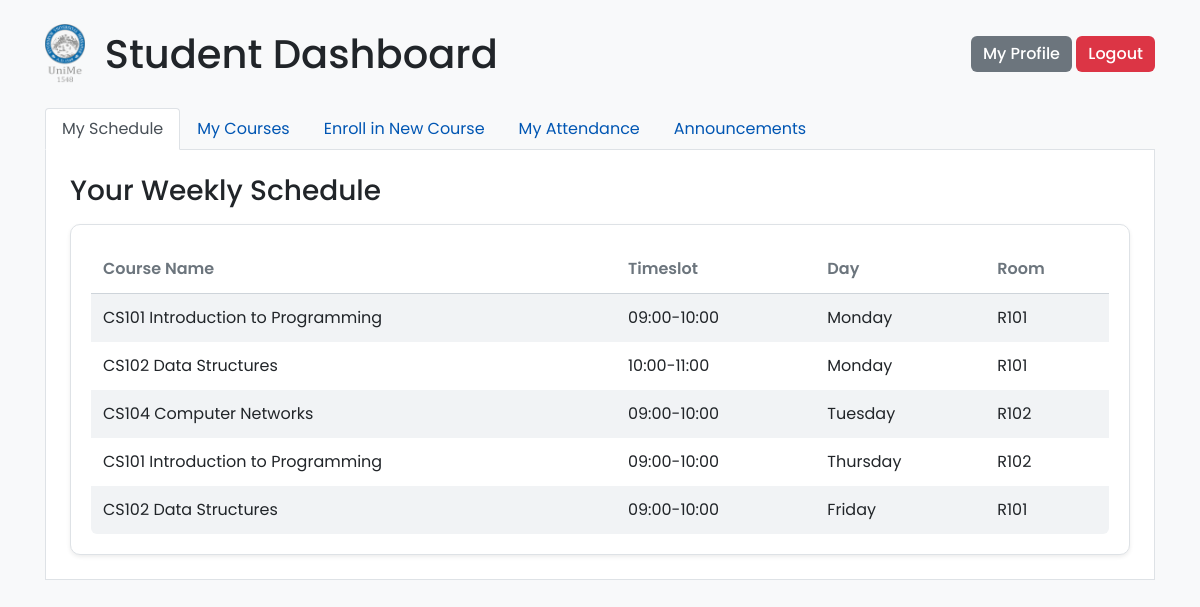
The page /student_dashboard.php (signed in) on the database its author committed.
### tables this page shows
CREATE TABLE `schedules` (
  `id` int(11) NOT NULL AUTO_INCREMENT,
  `course_id` int(11) DEFAULT NULL,
  `room_id` int(11) DEFAULT NULL,
  `timeslot` varchar(255) DEFAULT NULL,
  `day_of_week` varchar(255) DEFAULT NULL,
  PRIMARY KEY (`id`),
  UNIQUE KEY `uniq_room_slot` (`room_id`,`day_of_week`,`timeslot`),
  KEY `course_id` (`course_id`),
  CONSTRAINT `schedules_ibfk_1` FOREIGN KEY (`course_id`) REFERENCES `courses` (`id`),
  CONSTRAINT `schedules_ibfk_2` FOREIGN KEY (`room_id`) REFERENCES `rooms` (`id`)
);

CREATE TABLE `courses` (
  `id` int(11) NOT NULL AUTO_INCREMENT,
  `name` varchar(255) NOT NULL,
  `description` text DEFAULT NULL,
  `credits` int(11) DEFAULT NULL,
  `teacher_id` int(11) DEFAULT NULL,
  PRIMARY KEY (`id`),
  KEY `fk_teacher` (`teacher_id`),
  CONSTRAINT `fk_teacher` FOREIGN KEY (`teacher_id`) REFERENCES `users` (`id`)
);

CREATE TABLE `rooms` (
  `id` int(11) NOT NULL AUTO_INCREMENT,
  `name` varchar(255) NOT NULL,
  `capacity` int(11) DEFAULT NULL,
  PRIMARY KEY (`id`)
);

### app/Repositories/EnrollmentRepository.php (called while the page is built, shortened)
<?php
class EnrollmentRepository {
    public function getDetailedSchedule(mysqli $db, int $studentId): array {
        $sql = "SELECT c.id AS course_id, c.name AS course_name, s.day_of_week, s.timeslot, r.name AS room_name
                FROM enrollments e
                JOIN courses c ON e.course_id = c.id
                JOIN schedules s ON c.id = s.course_id
                JOIN rooms r ON s.room_id = r.id
                WHERE e.student_id = ?
                ORDER BY FIELD(s.day_of_week,'Monday','Tuesday','Wednesday','Thursday','Friday'), s.timeslot";
        $stmt = $db->prepare($sql);
        $stmt->bind_param("i",$studentId);
        $stmt->execute();
        return $stmt->get_result()->fetch_all(MYSQLI_ASSOC);
    }
}

### student_dashboard.php (the view, shortened to what this page needs)
<?php
require_once __DIR__ . '/app/bootstrap.php';
require_once __DIR__ . '/app/Repositories/EnrollmentRepository.php';
$user_id  = (int) $_SESSION['user_id'];
$enrollRepo = new EnrollmentRepository();
$my_detailed_schedule = $enrollRepo->getDetailedSchedule($conn, $user_id);
?>
<!DOCTYPE html>
<html>
<head>
    <link rel="stylesheet" href="https://maxcdn.bootstrapcdn.com/bootstrap/4.5.2/css/bootstrap.min.css">
    <link rel="stylesheet" href="https://cdnjs.cloudflare.com/ajax/libs/font-awesome/5.15.3/css/all.min.css">
    <link rel="stylesheet" href="css/styles.css">
</head>
<body>
    <div class="container my-4">
        <div class="d-flex justify-content-between align-items-center mb-4">
            <div class="d-flex align-items-center">
                <img src="images/logo.png" alt="UniMe Logo" style="height: 60px; margin-right: 20px; object-fit: contain;">
                <h1 class="m-0">Student Dashboard</h1>
            </div>
            <div>
                <a href="profile.php" class="btn btn-secondary">My Profile</a>
                <a href="logout.php" class="btn btn-danger">Logout</a>
            </div>
        </div>
        <ul class="nav nav-tabs" id="studentTab" role="tablist">
            <li class="nav-item"><a class="nav-link active" id="schedule-tab" data-toggle="tab" href="#schedule" role="tab">My Schedule</a></li>
            <li class="nav-item"><a class="nav-link" id="my-courses-tab" data-toggle="tab" href="#my-courses" role="tab">My Courses</a></li>
            <li class="nav-item"><a class="nav-link" id="enroll-tab" data-toggle="tab" href="#enroll" role="tab">Enroll in New Course</a></li>
            <li class="nav-item"><a class="nav-link" id="attendance-tab" data-toggle="tab" href="#attendance" role="tab">My Attendance</a></li>
            <li class="nav-item"><a class="nav-link" id="announcements-tab" data-toggle="tab" href="#announcements" role="tab">Announcements</a></li>
        </ul>
        <div class="tab-content bg-white p-4 border border-top-0" id="studentTabContent">
            <div class="tab-pane fade show active" id="schedule" role="tabpanel">
                <h3 class="mb-3">Your Weekly Schedule</h3>
                <div class="card"><div class="card-body table-responsive">
                    <?php if (empty($my_detailed_schedule)): ?>
                        <p class="text-secondary text-center my-3">Your schedule is empty. Enroll in a course to see it here.</p>
                    <?php else: ?>
                        <table class="table table-hover">
                            <thead><tr><th>Course Name</th><th>Timeslot</th><th>Day</th><th>Room</th></tr></thead>
                            <tbody>
                            <?php foreach ($my_detailed_schedule as $course): ?>
                                <tr>
                                    <td><?php echo htmlspecialchars($course['course_name']); ?></td>
                                    <td ><?php echo htmlspecialchars($course['timeslot']); ?></td>
                                    <td ><?php echo htmlspecialchars($course['day_of_week']); ?></td>
                                    <td ><?php echo htmlspecialchars($course['room_name']); ?></td>
                                </tr>
                            <?php endforeach; ?>
                            </tbody>
                        </table>
                    <?php endif; ?>
                </div></div>
            </div>
        </div>
    </div>
</body>
</html>

### css/styles.css (style rules this page uses)
:root { --color-bg-base: #f8f9fa; --color-bg-alt: #ffffff; --color-bg-elevated: #f1f3f5; --color-bg-elevated-hover: #e9ecef; --color-accent: #0056b3; --color-accent-hover: #004494; --color-border: #dee2e6; --color-divider: #ced4da; --color-text-primary: #212529; --color-text-secondary: #6c757d; --color-text-faint: #adb5bd; --color-text-on-accent: #ffffff; --radius-xs: 4px; --radius-sm: 6px; --radius-md: 10px; --radius-lg: 16px; --shadow-focus-ring: 0 0 0 3px rgba(0, 86, 179, .25); --shadow-sm: 0 .125rem .25rem rgba(0, 0, 0, .075); --shadow-md: 0 .5rem 1rem rgba(0, 0, 0, .15); --shadow-lg: 0 1rem 3rem rgba(0, 0, 0, .175); --outline-focus: 2px solid var(--color-accent); --color-danger: #721c24; --color-danger-border: #f5c6cb; --color-danger-bg: #f8d7da; --color-danger-hover: #c82333; --color-success: #155724; --color-success-border: #c3e6cb; --color-success-bg: #d4edda; --color-success-hover: #218838; --color-warning: #856404; --color-warning-border: #ffeeba; --color-warning-bg: #fff3cd; --color-warning-hover: #e0a800; --color-info: #0c5460; --color-info-border: #bee5eb; --color-info-bg: #d1ecf1; --color-info-hover: #138496; --transition-fast: .15s cubic-bezier(.4, 0, .2, 1); --transition-slow: .35s cubic-bezier(.4, 0, .2, 1); }
body { background: var(--color-bg-base); color: var(--color-text-primary); font-family: 'Poppins', system-ui, -apple-system, "Segoe UI", Roboto, Inter, "Helvetica Neue", Arial, sans-serif; -webkit-font-smoothing: antialiased; margin: 0; }
a { color: var(--color-accent); text-decoration: none; transition: color var(--transition-fast); }
.mb-3 { margin-bottom: 1rem; }
.card { background: var(--color-bg-alt); border: 1px solid var(--color-border); border-radius: var(--radius-md); box-shadow: var(--shadow-sm); transition: background var(--transition-fast), transform var(--transition-fast), box-shadow var(--transition-fast); }
.table { margin-bottom: 0; background-color: var(--color-bg-alt); border-radius: var(--radius-sm); overflow: hidden; }
.table thead th { border-color: var(--color-divider); color: var(--color-text-secondary); font-weight: 600; background: var(--color-bg-alt); border-bottom-width: 1px; }
.table tbody { color: var(--color-text-primary); }
.table tbody tr { background: transparent; transition: background var(--transition-fast), color var(--transition-fast); }
.table tbody tr:nth-of-type(odd) { background-color: var(--color-bg-elevated); }
.table td, .table th { border-color: var(--color-divider); vertical-align: middle; border-top: none; }
::placeholder { color: var(--color-text-faint); }
.btn { font-weight: 500; border-radius: var(--radius-sm); border: none; transition: background var(--transition-fast), box-shadow var(--transition-fast), transform var(--transition-fast); }

### rows shown on the page
schedules: course.name "CS101 Introduction to Programming", timeslot "09:00-10:00", day_of_week "Monday", room.name "R101"
schedules: course.name "CS102 Data Structures", timeslot "10:00-11:00", day_of_week "Monday", room.name "R101"
schedules: course.name "CS104 Computer Networks", timeslot "09:00-10:00", day_of_week "Tuesday", room.name "R102"
schedules: course.name "CS101 Introduction to Programming", timeslot "09:00-10:00", day_of_week "Thursday", room.name "R102"
schedules: course.name "CS102 Data Structures", timeslot "09:00-10:00", day_of_week "Friday", room.name "R101"
